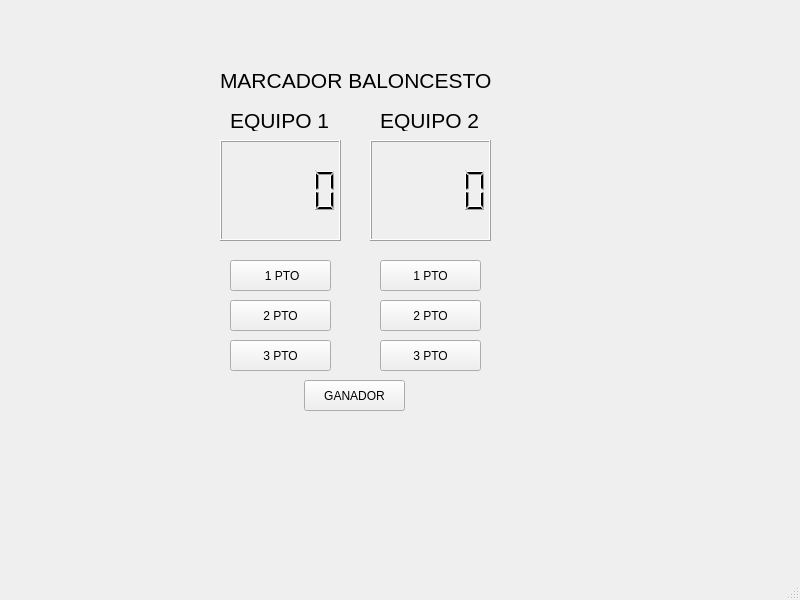
<?xml version="1.0" encoding="UTF-8"?>
<ui version="4.0">
 <class>MainWindow</class>
 <widget class="QMainWindow" name="MainWindow">
  <property name="geometry">
   <rect>
    <x>0</x>
    <y>0</y>
    <width>800</width>
    <height>600</height>
   </rect>
  </property>
  <property name="windowTitle">
   <string>MainWindow</string>
  </property>
  <widget class="QWidget" name="centralwidget">
   <widget class="QLCDNumber" name="lcdNumber">
    <property name="geometry">
     <rect>
      <x>220</x>
      <y>140</y>
      <width>121</width>
      <height>101</height>
     </rect>
    </property>
   </widget>
   <widget class="QLCDNumber" name="lcdNumber_2">
    <property name="geometry">
     <rect>
      <x>370</x>
      <y>140</y>
      <width>121</width>
      <height>101</height>
     </rect>
    </property>
   </widget>
   <widget class="QPushButton" name="pushButton">
    <property name="geometry">
     <rect>
      <x>230</x>
      <y>260</y>
      <width>101</width>
      <height>31</height>
     </rect>
    </property>
    <property name="text">
     <string> 1 PTO</string>
    </property>
   </widget>
   <widget class="QPushButton" name="pushButton_2">
    <property name="geometry">
     <rect>
      <x>230</x>
      <y>300</y>
      <width>101</width>
      <height>31</height>
     </rect>
    </property>
    <property name="text">
     <string>2 PTO</string>
    </property>
   </widget>
   <widget class="QPushButton" name="pushButton_3">
    <property name="geometry">
     <rect>
      <x>230</x>
      <y>340</y>
      <width>101</width>
      <height>31</height>
     </rect>
    </property>
    <property name="text">
     <string>3 PTO</string>
    </property>
   </widget>
   <widget class="QPushButton" name="pushButton_4">
    <property name="geometry">
     <rect>
      <x>380</x>
      <y>260</y>
      <width>101</width>
      <height>31</height>
     </rect>
    </property>
    <property name="text">
     <string>1 PTO</string>
    </property>
   </widget>
   <widget class="QPushButton" name="pushButton_5">
    <property name="geometry">
     <rect>
      <x>380</x>
      <y>300</y>
      <width>101</width>
      <height>31</height>
     </rect>
    </property>
    <property name="text">
     <string>2 PTO</string>
    </property>
   </widget>
   <widget class="QPushButton" name="pushButton_6">
    <property name="geometry">
     <rect>
      <x>380</x>
      <y>340</y>
      <width>101</width>
      <height>31</height>
     </rect>
    </property>
    <property name="text">
     <string>3 PTO</string>
    </property>
   </widget>
   <widget class="QLabel" name="label">
    <property name="geometry">
     <rect>
      <x>220</x>
      <y>70</y>
      <width>271</width>
      <height>21</height>
     </rect>
    </property>
    <property name="font">
     <font>
      <pointsize>16</pointsize>
     </font>
    </property>
    <property name="text">
     <string>MARCADOR BALONCESTO</string>
    </property>
   </widget>
   <widget class="QPushButton" name="pushButton_7">
    <property name="geometry">
     <rect>
      <x>304</x>
      <y>380</y>
      <width>101</width>
      <height>31</height>
     </rect>
    </property>
    <property name="text">
     <string>GANADOR</string>
    </property>
   </widget>
   <widget class="QLabel" name="label_2">
    <property name="geometry">
     <rect>
      <x>260</x>
      <y>420</y>
      <width>201</width>
      <height>31</height>
     </rect>
    </property>
    <property name="text">
     <string/>
    </property>
   </widget>
   <widget class="QLabel" name="label_3">
    <property name="geometry">
     <rect>
      <x>260</x>
      <y>470</y>
      <width>201</width>
      <height>31</height>
     </rect>
    </property>
    <property name="text">
     <string/>
    </property>
   </widget>
   <widget class="QLabel" name="label_4">
    <property name="geometry">
     <rect>
      <x>230</x>
      <y>110</y>
      <width>101</width>
      <height>21</height>
     </rect>
    </property>
    <property name="font">
     <font>
      <pointsize>16</pointsize>
     </font>
    </property>
    <property name="text">
     <string>EQUIPO 1</string>
    </property>
   </widget>
   <widget class="QLabel" name="label_5">
    <property name="geometry">
     <rect>
      <x>380</x>
      <y>110</y>
      <width>101</width>
      <height>21</height>
     </rect>
    </property>
    <property name="font">
     <font>
      <pointsize>16</pointsize>
     </font>
    </property>
    <property name="text">
     <string>EQUIPO 2</string>
    </property>
   </widget>
  </widget>
  <widget class="QMenuBar" name="menubar">
   <property name="geometry">
    <rect>
     <x>0</x>
     <y>0</y>
     <width>800</width>
     <height>21</height>
    </rect>
   </property>
  </widget>
  <widget class="QStatusBar" name="statusbar"/>
 </widget>
 <resources/>
 <connections/>
</ui>
